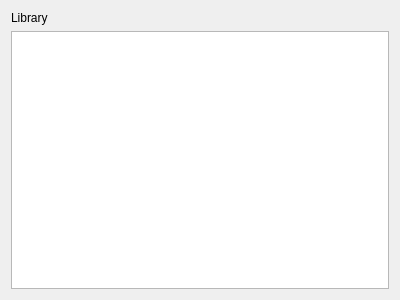
<?xml version="1.0" encoding="UTF-8"?>
<ui version="4.0">
 <class>LibraryWidget</class>
 <widget class="QWidget" name="LibraryWidget">
  <property name="geometry">
   <rect>
    <x>0</x>
    <y>0</y>
    <width>400</width>
    <height>300</height>
   </rect>
  </property>
  <property name="windowTitle">
   <string>Form</string>
  </property>
  <layout class="QVBoxLayout" name="verticalLayout">
   <item>
    <widget class="QLabel" name="libraryTitle">
     <property name="text">
      <string>Library</string>
     </property>
    </widget>
   </item>
   <item>
    <widget class="QListWidget" name="trackList"/>
   </item>
  </layout>
 </widget>
 <resources/>
 <connections/>
</ui>
